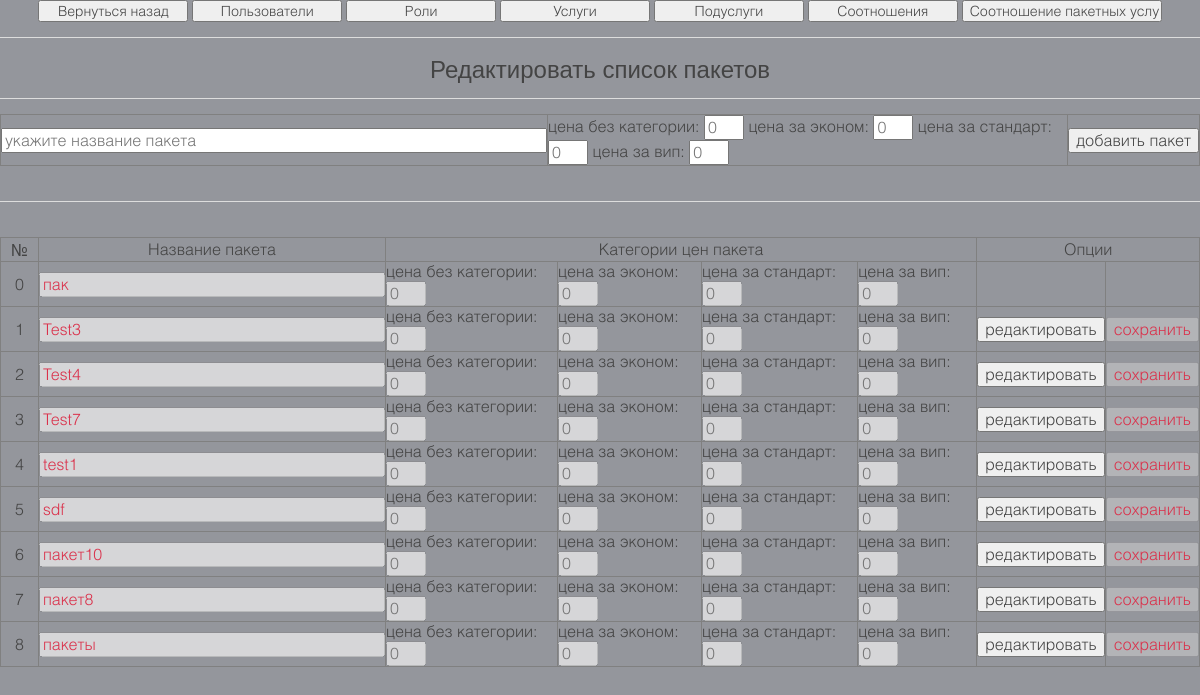
Screenshot of /templates/adminzone/admpackets.php (signed in) with the database file from the repository.
### tables this page shows
CREATE TABLE IF NOT EXISTS `system_packets` (
  `packet_id` int(11) NOT NULL AUTO_INCREMENT,
  `packet_name` varchar(100) NOT NULL,
  `packet_type` varchar(40) NOT NULL,
  PRIMARY KEY (`packet_id`),
  UNIQUE KEY `packet_name` (`packet_name`)
);

### templates/adminzone/admpackets.php (the view, shortened to what this page needs)
<html lang="en-gb" dir="ltr">
    <head>
        <link rel="stylesheet" href="../css/uikit.css">
    </head>
    <body class="tm-background">
        <center><input value="Вернуться назад" onclick="location.href='../adminpanel'" type="button" style="width: 150px"> <input value="Пользователи" onclick="location.href='admusers.php'" type="button" style="width: 150px"> <input value="Роли" onclick="location.href='admroles.php'" type="button" style="width: 150px"> <input value="Услуги" onclick="location.href='admservices.php'" type="button" style="width: 150px"> <input value="Подуслуги" onclick="location.href='admpodservices.php'" type="button" style="width: 150px"> <input value="Соотношения" onclick="location.href='admrelations.php'" type="button" style="width: 150px"> <input value="Соотношение пакетных услуг" onclick="location.href='admpacketsrelation.php'" type="button" style="width: 200px"></center>
        <hr>
        <center><h2>Редактировать список пакетов</h2></center>
        <hr>
    </body>
</html>
<?php
echo    "<table border='1' cellspacing='0' cellpadding='0' align='center'>";
echo        "<tr>";
echo            "<td width='400'>";
echo                "<input type='text' id='newPacket' size='74' placeholder='укажите название пакета'>";
echo            "</td>";
echo            "<td width='700' colspan='4'>";
echo                "цена без категории: <input type='text' id='commonPrice' class='price' size='3' placeholder='0' maxlength='6'> цена за эконом: <input type='text' id='economPrice' class='price' size='3' placeholder='0' maxlength='6'> цена за стандарт: <input type='text' id='standartPrice' class='price' size='3' placeholder='0' maxlength='6'> цена за вип: <input type='text' class='price' id='vipPrice' size='3' placeholder='0' maxlength='6'>";
echo            "</td>";
echo            "<td width='100'>";
echo                "<input type='button' id='addpacket' value='добавить пакет' size='62'>";
echo            "</td>";
echo        "</tr>";
echo    "</table>";
echo    "<hr>";
$currentPackets = mysql_query("SELECT * FROM system_packets ORDER BY packet_id ASC");
echo "<table border='1' cellspacing='0' cellpadding='0' align='center'>";
echo    "<tr><td width='50'><center>№</center></td><td width='300'><center>Название пакета</center></td><td width='800' colspan='4'><center>Категории цен пакета</center></td><td width='150' colspan='2'><center>Опции</center></td></tr>";
$row_counter = -1;
while ($getPacketFields = mysql_fetch_array($currentPackets))
{
    $row_counter++;
    echo "<tr>";
    echo    "<td width='50'><center>".$getPacketFields['packet_id']."</center></td>";
    echo    "<td width='200'><input type='text' id='packet".$row_counter."' value='".$getPacketFields['packet_name']."' size='46' disabled></td>";
    echo    "<td width='198'>цена без категории: <input type='text' id='commonPrice".$getPacketFields['packet_id']."' class='price' size='3' value='".$getPacketFields['price_common']."' placeholder='0' maxlength='6' disabled></td><td width='170'>цена за эконом: <input type='text' id='economPrice".$getPacketFields['packet_id']."' class='price' size='3' class='price' value='".$getPacketFields['price_econom']."' placeholder='0' maxlength='6' disabled></td><td width='180'>цена за стандарт: <input type='text' id='standartPrice".$getPacketFields['packet_id']."' size='3' class='price' value='".$getPacketFields['price_standart']."' placeholder='0' maxlength='6' disabled></td><td width='145'>цена за вип: <input type='text' id='vipPrice".$getPacketFields['packet_id']."' class='price' size='3' value='".$getPacketFields['price_vip']."' maxlength='6' placeholder='0' disabled></td>";
    echo "<td width='50'>";
        if ($getPacketFields['packet_id'] > 0 )
        {
            echo "<center><input type='button' id='editPacketData".$row_counter."' value='редактировать'></center></td>";
        } else
        {
            echo "";
        }
    echo "</td>";
    echo "<td width='50'>";
        if ($getPacketFields['packet_id'] > 0 )
        {
            echo "<center><input type='button' id='savePacketData".$row_counter."' value='сохранить' disabled></center></td>";
        } else
        {
            echo "";
        }
    echo "</td>";
    echo "</tr>";
}
echo "</table>";
?>

### rows the page displays
system_packets: packet_id "0", packet_name "пак"
system_packets: packet_id "1", packet_name "Test3"
system_packets: packet_id "2", packet_name "Test4"
system_packets: packet_id "3", packet_name "Test7"
system_packets: packet_id "4", packet_name "test1"
system_packets: packet_id "5", packet_name "sdf"
system_packets: packet_id "6", packet_name "пакет10"
system_packets: packet_id "7", packet_name "пакет8"
system_packets: packet_id "8", packet_name "пакеты"
